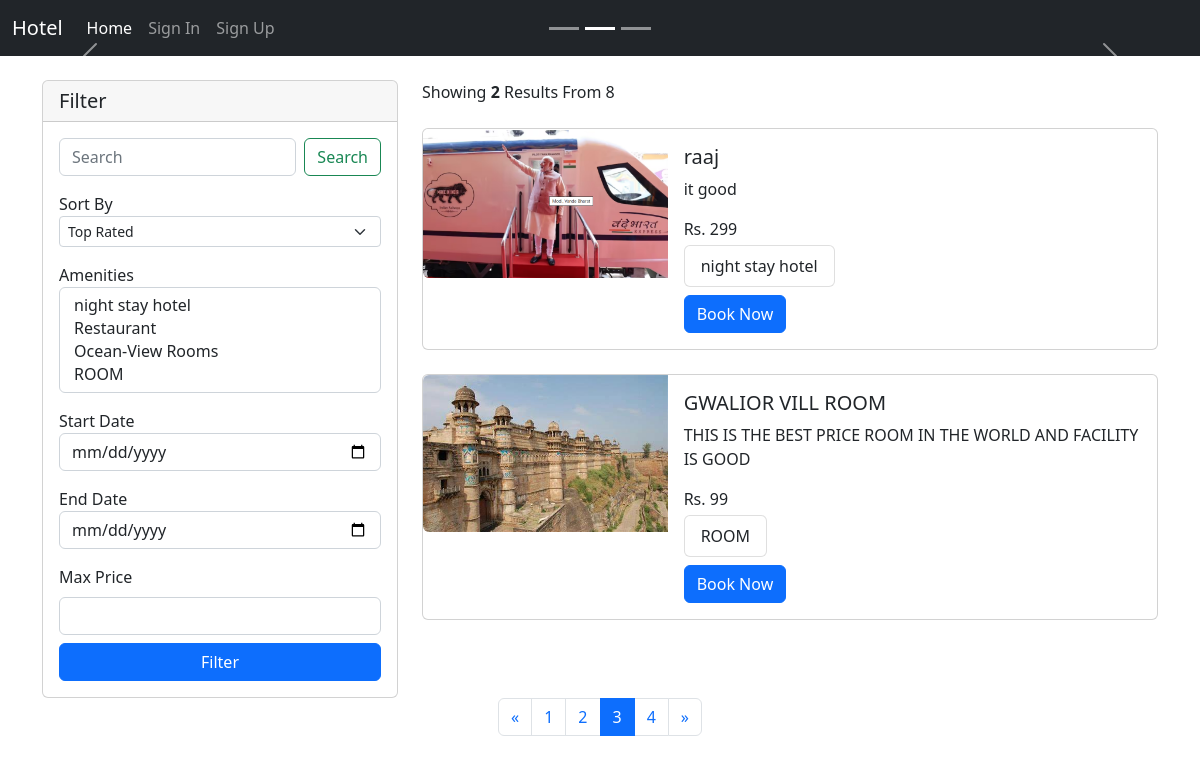
/?d=10&page=3, run on the app's committed database.
### home/models.py (models this page shows, shortened)
class BaseModel(models.Model):
    uid = models.UUIDField(default=uuid.uuid4   , editable=False , primary_key=True)
    created_at = models.DateField(auto_now_add=True)
    updated_at = models.DateField(auto_now_add=True)
    class Meta:
        abstract = True
        ordering=['uid']

class Hotel(BaseModel):
    hotel_name= models.CharField(max_length=100)
    hotel_price = models.IntegerField()
    description = models.TextField()
    amenities = models.ManyToManyField(Amenities)
    room_count = models.IntegerField(default=10)

class HotelImages(BaseModel):
    hotel= models.ForeignKey(Hotel ,related_name="images", on_delete=models.CASCADE)
    images = models.ImageField(upload_to="hotels")

class Amenities(BaseModel):
    amenity_name = models.CharField(max_length=100)
    def __str__(self) -> str:
        return self.amenity_name

### home/views.py (the view, shortened to what this page needs)
# urls.py: path('', index, name='index'),
def index(request):
    amenities = Amenities.objects.all()
    hotels = Hotel.objects.all()
    total_hotels = len(hotels)
    selected_amenities = request.GET.getlist('selectAmenity')
    sort_by = request.GET.get('sortSelect')
    search = request.GET.get('searchInput')
    startdate = request.GET.get('startDate')
    enddate = request.GET.get('endDate')
    price = request.GET.get('price')
    if selected_amenities != []:
        hotels = hotels.filter(
            amenities__amenity_name__in=selected_amenities).distinct()
    if search:
        hotels = hotels.filter(Q(hotel_name__icontains=search)
                               | Q(description__icontains=search) | Q(amenities__amenity_name__contains=search))
    if sort_by:
        if sort_by == 'low_to_high':
            hotels = hotels.order_by('hotel_price')
        elif sort_by == 'high_to_low':
            hotels = hotels.order_by('-hotel_price')
    if price:
        hotels = hotels.filter(hotel_price__lte=int(price))
    hotels = hotels.distinct ()
    p = Paginator(hotels, 2)
    page_no = request.GET.get('page')
    hotels = p.get_page(1)
    if page_no:
        hotels = p.get_page(page_no)
    no_of_pages = list(range(1, p.num_pages+1))
    date = datetime.today().strftime('%Y-%m-%d')
    context = {'amenities': amenities, 'hotels': hotels, 'sort_by': sort_by,
               'search': search, 'selected_amenities': selected_amenities, 'no_of_pages': no_of_pages, 'max_price': price, 'startdate': startdate, "enddate": enddate, "date": date,'total_hotels':total_hotels}
    return render(request, 'home/index.html', context)

### home/templatetags/coustom_tags.py (called while the page is built)
def  modify_url(value):
    if value == '/':
        value += "?d=10"
    return value

### templates/home/index.html (shortened to what this page needs)
{% extends 'home/base.html' %}
{% load coustom_tags %}
{% block body %}
<main>
    <div id="myCarousel" class="carousel slide" data-bs-ride="carousel">
        <div class="carousel-indicators">
            <button type="button" data-bs-target="#myCarousel" data-bs-slide-to="0" aria-label="Slide 1"></button>
            <button type="button" data-bs-target="#myCarousel" data-bs-slide-to="1" aria-label="Slide 2" class="active" aria-current="true"></button>
            <button type="button" data-bs-target="#myCarousel" data-bs-slide-to="2" aria-label="Slide 3"></button>
        </div>
        <button class="carousel-control-prev" type="button" data-bs-target="#myCarousel" data-bs-slide="prev">
            <span class="carousel-control-prev-icon" aria-hidden="true"></span>
        </button>
        <button class="carousel-control-next" type="button" data-bs-target="#myCarousel" data-bs-slide="next">
            <span class="carousel-control-next-icon" aria-hidden="true"></span>
        </button>
    </div>
    <main>
        <div class="container mt-4">
            <div class="row margin-auto">
                <div class="col-4">
                    <div class="card">
                        <h5 class="card-header">Filter</h5>
                        <div class="card-body">
                            <form action="" class="iform-group">
                                <div class="d-flex mb-3">
                                    <input class="form-control me-2" type="search" placeholder="Search"
                                        aria-label="Search" id="searchInput" name="searchInput" >
                                    <button class="btn btn-outline-success" id="searchBtn" type="submit">Search</button>
                                </div>
                                <label for="sortSelect ">
                                    Sort By
                                </label>
                                <div class="mb-3">
                                    <select class="form-select form-select-sm" aria-label=".form-select-sm example"
                                        id="sortSelect" name="sortSelect">
                                        <option value="rated" {% if sort_by == "rated" %}{% endif %}>Top Rated</option>
                                    </select>
                                </div>
                                <label for="selectAmenity">
                                    Amenities
                                </label>
                                <select class="form-select" multiple aria-label="multiple select example"
                                    id='selectAmenity' name="selectAmenity">
                                    {% for amenity in amenities %}
                                    <option value="{{amenity.amenity_name}}"
                                    {% if amenity.amenity_name in selected_amenities %} selected {% endif %}>{{amenity.amenity_name}}</option>
                                    {% endfor %}
                                </select>
                                <label for="startDate" class='mt-3'>
                                    Start Date
                                </label>
                                <input type="date" name="startDate" class="form-control" id="startDate"
                                    min='{{date}}'>
                                <label for="endDate" class="mt-3">
                                    End Date
                                </label>
                                <input type="date" name="endDate" class="form-control" id="endDate"
                                    min='{{date}}'>
                                <div class="mt-3">
                                    <label for="customRange2" class="form-label">Max Price</label>
                                    <input type="number" class="form-control mb-2" id="price" name="price"
                                    >
                                </div>
                                <div class="d-grid">
                                    <button class="btn btn-primary d-block" type="submit">
                                        Filter
                                    </button>
                                </div>
                            </form>
                        </div>
                    </div>
                </div>
                <div class="col-8 ">
                    <div class="col-5">
                        Showing <span class="fw-bold">{{hotels|length}}</span> Results From {{total_hotels}}
                    </div>
                    <div class="">
                        {% for hotel in hotels.object_list %}
                        <div class="card mb-3 mt-4" style="max-width: 1000px;">
                            <div class="row g-0">
                                <div class="col-md-4">
                                    <a href="/hotel/{{hotel.uid}}">
                                        <img src="/media/{{hotel.images.first.images}}" class="img-fluid rounded-start"
                                            alt="...">
                                    </a>
                                </div>
                                <div class="col-md-8">
                                    <div class="card-body">
                                        <h5 class="card-title">{{hotel.hotel_name}}</h5>
                                        <p class="card-text">{{hotel.description|truncatechars:100}}</p>
                                        <li class="list-group-item">Rs. {{hotel.hotel_price}}</li>
                                        <ul class="list-group list-group-horizontal">
                                            {% for i in hotel.amenities.all %}
                                            {% if forloop.counter|divisibleby:3 %}
                                        </ul>
                                        <ul class="list-group list-group-horizontal">
                                            {% else %}
                                            <li class="list-group-item mt-1 mr-1">{{i}}</li>
                                            {% endif %}
                                            {% endfor %}
                                        </ul>
                                        <form action="{% url 'get_hotel' hotel.uid %}" method="post">
                                            <button class="btn btn-primary mt-2" type="submit">
                                                Book Now
                                            </button>
                                        </form>
                                    </div>
                                </div>
                            </div>
                        </div>
                        {% endfor %}
                    </div>
                </div>
            </div>
        </div>
        <nav>
            <ul class="pagination justify-content-center">
                {% if hotels.has_previous %}
                <li class="page-item">
                    <a class="page-link" href="{{request.get_full_path|modify_url}}&page={{hotels.previous_page_number}}" aria-label="Previous">
                        <span aria-hidden="true">&laquo;</span>
                    </a>
                </li>
                {% endif %}
                {% for i in no_of_pages %}
                <li class="page-item"><a class="page-link {% if i == hotels.number %} active {% endif %}" href="{{request.get_full_path|modify_url}}&page={{i}}">{{i}}</a></li>
                {% endfor %}
                {% if hotels.has_next %}
                <li class="page-item">
                    <a class="page-link" href="{{request.get_full_path|modify_url}}&page={{hotels.next_page_number}}" aria-label="Next">
                        <span aria-hidden="true">&raquo;</span>
                    </a>
                </li>
                {% endif %}
            </ul>
        </nav>
    </main>
</main>
{% endblock %}

### data on the page
Hotel: images.first.images (picture), hotel_name "raaj", description "it good", hotel_price "299"
Amenities: amenity_name "night stay hotel"
Hotel: images.first.images (picture), hotel_name "GWALIOR VILL ROOM", description "THIS IS THE BEST PRICE ROOM IN THE WORLD AND FACILITY IS GOOD", hotel_price "99"
Amenities: amenity_name "ROOM"

### other printed values
{{ hotels|length }} "2"
{{ total_hotels }} "8"
{{ i }} "1" "2" "3" "4"
